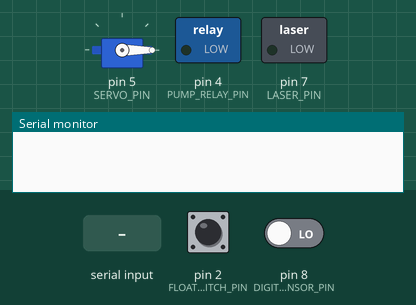
Simulated run of this sketch. Board: Arduino Uno, built with avr-gcc and run on an emulated ATmega328P. On the bench: servo, switched loads named in the sketch (green lamp = pin HIGH), the last lines printed to the serial monitor. The test bench sets the inputs (shaded band); at power-on: pin 2 (FLOAT_SWITCH_PIN) HIGH, pin 8 (DIGITAL_LIGHT_SENSOR_PIN) LOW.

Above: at 0.1 s.
At 2.2 s:
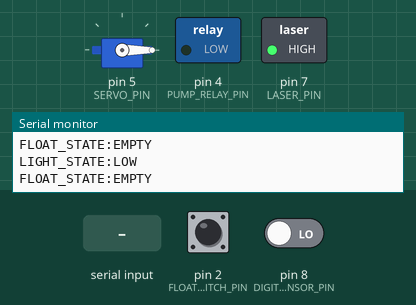
2.3 s: "S90\n" received over Serial
At 3.0 s:
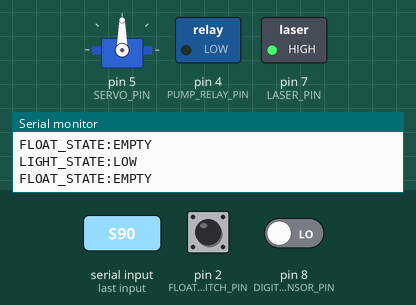
Timing chart, 0 to 28.2 s (numbered marks = the images above; inputs shaded):
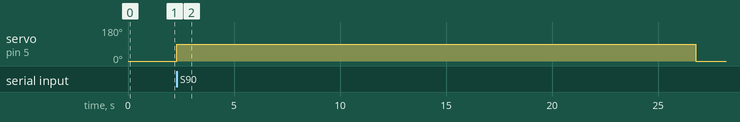

The sketch:

p.ino
```cpp
#include <Servo.h>
Servo sv;

// 핀 정의
const int DIGITAL_LIGHT_SENSOR_PIN = 8;  // 디지털 조도 센서 핀
const int SERVO_PIN = 5;                 // 서보 모터 신호 핀
const int LASER_PIN = 7;                 // 레이저 모듈 제어 핀
const int FLOAT_SWITCH_PIN = 2;          // 플로트 스위치 핀
const int PUMP_RELAY_PIN = 4;            // 펌프 제어를 위한 릴레이 모듈 핀

// 서보 모터의 열림/닫힘 각도
const int SERVO_CLOSED_ANGLE = 0;   // 서보가 슬라이드 게이트를 닫는 각도
const int SERVO_OPEN_ANGLE = 90;    // 서보가 슬라이드 게이트를 여는 각도

// 센서 값 전송 주기
unsigned long previousMillis = 0;
const long interval = 1000; // 1초마다 센서 값 전송

void setup() {
  Serial.begin(9600); // 시리얼 통신 시작

  pinMode(DIGITAL_LIGHT_SENSOR_PIN, INPUT);   // 디지털 조도 센서 핀 설정
  pinMode(SERVO_PIN, OUTPUT);                 // 서보 모터 핀 설정
  pinMode(LASER_PIN, OUTPUT);                 // 레이저 모듈 핀 설정
  pinMode(FLOAT_SWITCH_PIN, INPUT_PULLUP);    // 플로트 스위치 핀 설정
  pinMode(PUMP_RELAY_PIN, OUTPUT);            // 펌프 릴레이 핀을 출력으로 설정

  sv.attach(SERVO_PIN); // 서보 모터를 핀에 연결
  sv.write(SERVO_CLOSED_ANGLE); // 서보 초기 상태: 게이트 닫힘
  delay(1000); // 서보 초기화 시간 대기

  digitalWrite(LASER_PIN, HIGH);      // 레이저 모듈 상시 ON
  digitalWrite(PUMP_RELAY_PIN, LOW);  // 릴레이 초기 상태: 펌프 OFF (대부분의 릴레이는 LOW일 때 OFF)
}

void loop() {
  // ------------- 센서 값 주기적 전송 (1초마다) --------------
  unsigned long currentMillis = millis();
  if (currentMillis - previousMillis >= interval) {
    previousMillis = currentMillis;

    // ------------- 조도 센서 (고체 재고) 상태 --------------
    // HIGH: 레이저 빛 감지 (재고 없음, 레이저가 통과)
    // LOW: 레이저 빛 차단 (재고 있음, 레이저가 가려짐)
    int digitalLightState = digitalRead(DIGITAL_LIGHT_SENSOR_PIN);
    Serial.print("LIGHT_STATE:");
    if (digitalLightState == HIGH) {
      Serial.println("HIGH"); // 재고 없음
    } else {
      Serial.println("LOW"); // 재고 있음
    }

    // ------------- 플로트 스위치 (액체 재고) 상태 --------------
    // INPUT_PULLUP 사용 시:
    // HIGH: 스위치 열림 (액체 없음, 플로트 내려감)
    // LOW: 스위치 닫힘 (액체 있음, 플로트 올라감)
    int floatSwitchState = digitalRead(FLOAT_SWITCH_PIN);
    Serial.print("FLOAT_STATE:");
    if (floatSwitchState == HIGH) {
      Serial.println("EMPTY"); // 액체 없음
    } else {
      Serial.println("FULL");  // 액체 있음
    }
  }

  // ------------- 아두이노 시리얼 명령 처리 (MQTT 주문 수신 시) --------------
  if (Serial.available()) {
    String commandString = Serial.readStringUntil('\n');
    commandString.trim();

    if (commandString.startsWith("S")) { // 'S'(Sugar)로 시작하면 서보 작동
      float floatValue = commandString.substring(1).toFloat();
      int openDurationMs = (int)(floatValue * 1000);

      if (openDurationMs > 0) {
        sv.write(SERVO_OPEN_ANGLE);
        delay(openDurationMs);
        sv.write(SERVO_CLOSED_ANGLE);
      }
    }

    else if (commandString.startsWith("W")) { // 'W'ㅅ작하면 펌프 작동
      float floatValue = commandString.substring(1).toFloat();
      int pumpDurationMs = (int)(floatValue * 1000);

      if (pumpDurationMs > 0) {
        digitalWrite(PUMP_RELAY_PIN, HIGH); // 릴레이 ON -> 펌프 작동
        delay(pumpDurationMs);             // 지정된 시간 동안 펌프 작동 유지
        digitalWrite(PUMP_RELAY_PIN, LOW);  // 릴레이 OFF -> 펌프 정지
      }
    }

    // 시리얼 버퍼 비우기
    while (Serial.available()) {
      Serial.read();
    }
  }
}
```

Measured:
- after the input at 2.3 s, servo on pin 5 (SERVO_PIN): 0° → 90° at once, → 0° 24.5 s later
